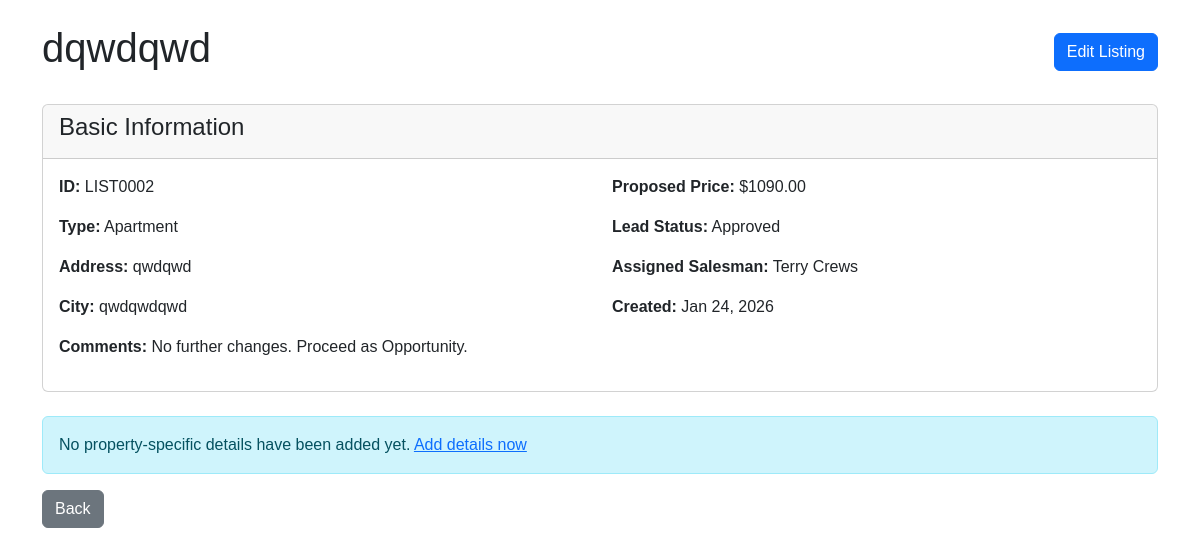
Before: /inventory/LIST0002/ (signed in) with the older database file.
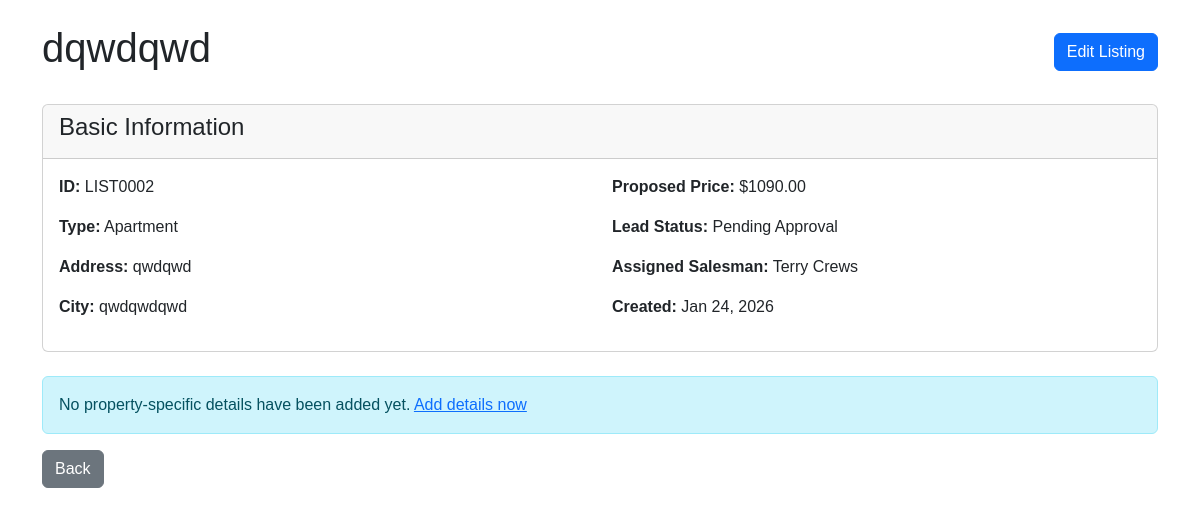
After: the same page with the newer database file.
### inventory/models.py (models this page shows, shortened)
class Listing(models.Model):
    class typeChoices(models.TextChoices):
        VILLA = "Villa", "Villa"
        APARTMENT = "Apartment", "Apartment"
        WAREHOUSE = "Warehouse", "Warehouse"
        RETAIL_STORE = "Retail", "Retail Store"
        OFFICE_SPACE = "Office", "Office Space"
    class leadStatusChoices(models.TextChoices):
        PENDING = "Pending", "Pending Approval"
        REJECTED = "Rejected", "Rejected"
        APPROVED = "Approved", "Approved"
    class oppStatusChoices(models.TextChoices):
        PROSPECTING = "Prospecting", "Prospecting"
        NEGOTIATING = "Negotiating", "Negotiating"
        PENDING = "Pending", "Pending Approval"
        REJECTED = "Rejected", "Rejected"
        APPROVED = "Approved", "Approved"
    class saleStatusChoices(models.TextChoices):
        PROCESSING = "Processing", "Processing"
        CLOSED_WON = "ClosedW", "Closed Won"
        CLOSED_LOST = "ClosedL", "Closed Lost"
    id = models.CharField(max_length=10, primary_key=True)
    branch  = models.ForeignKey(
        'org.Branch',
        on_delete=models.CASCADE,
        related_name='listings'
    )
    type = models.TextField(
        choices=typeChoices.choices,
        default=typeChoices.APARTMENT)
    proposed_price = models.DecimalField(max_digits=12, decimal_places=2)
    title = models.CharField(max_length=200)
    address = models.TextField()
    city = models.CharField(max_length=100)
    lead_status = models.TextField(
        choices=leadStatusChoices.choices,
        default=leadStatusChoices.PENDING
    )
    lead_approved_by = models.ForeignKey(
        'accounts.User',
        on_delete=models.SET_NULL,
        null=True,
        blank=True,
        related_name='approved_leads'
    )
    lead_approved_at = models.DateTimeField(null=True, blank=True)
    opp_status = models.TextField(
        choices=oppStatusChoices.choices,
        default=oppStatusChoices.PENDING,
        null=True, blank=True
    )
    opp_approved_by = models.ForeignKey(
        'accounts.User',
        on_delete=models.SET_NULL,
        null=True,
        blank=True,
        related_name='approved_opportunities'
    )
    opp_approved_at = models.DateTimeField(null=True, blank=True)
    sale_status = models.TextField(
        choices=saleStatusChoices.choices,
        default=saleStatusChoices.PROCESSING,
        null=True, blank=True
    )
    sale_closed_at = models.DateTimeField(null=True, blank=True)
    sale_price = models.DecimalField(max_digits=12, decimal_places=2, null=True, blank=True)
    created_at = models.DateTimeField(auto_now_add=True)
    updated_at = models.DateTimeField(auto_now=True)
    is_active = models.BooleanField(default=True)
    assigned_salesman = models.ForeignKey(
        'accounts.User',
        on_delete=models.SET_NULL,
        null=True,
        blank=True,
        related_name='assigned_salesmen',
        limit_choices_to={'role': 'Salesman'},
    )
    comments = models.CharField(null=True, max_length=100, blank=True)
    def get_property_details(self):
        detail_map = {
            self.typeChoices.VILLA: 'villa_details',
            self.typeChoices.APARTMENT: 'apartment_details',
            self.typeChoices.WAREHOUSE: 'warehouse_details',
            self.typeChoices.RETAIL_STORE: 'retail_details',
            self.typeChoices.OFFICE_SPACE: 'office_details',
        }
        related_name = detail_map.get(self.type)
        if related_name:
            try:
                return getattr(self, related_name, None)
            except AttributeError:
                return None
        return None

### accounts/models.py (models this page shows, shortened)
class User(AbstractUser):
    class Role(models.TextChoices):
        CEO = "CEO", "CEO",
        MANAGER = "Manager", "Manager",
        SALESMAN = "Salesman", "Salesman"
    role = models.CharField(
        max_length=20,
        choices=Role.choices,
        default=Role.SALESMAN
    )
    branch = models.ForeignKey(
        'org.Branch',
        on_delete=models.SET_NULL,
        null=True,
        blank=True,
        related_name='users'
    )

### inventory/views.py (the view)
# urls.py: path('<str:pk>/', views.listing_detail, name = 'listing_detail'),
@login_required
def listing_detail(request, pk):
    listings = listings_visible_to(request.user)
    listing = get_object_or_404(listings, pk=pk)
    property_details = get_existing_details(listing)
    detail_template_map = {
        'Villa': 'inventory/partials/villa_detail.html',
        'Apartment': 'inventory/partials/apartment_detail.html',
        'Warehouse': 'inventory/partials/warehouse_detail.html',
        'Office': 'inventory/partials/office_detail.html',
        'Retail': 'inventory/partials/retail_detail.html',
    }
    return render(request, 'inventory/listing_detail.html', {
        'listing': listing,
        'property_details': property_details,
        'detail_template': detail_template_map.get(listing.type),  # Fixed: was missing comma
        'can_edit': (
            request.user.role == 'Manager' or
            listing.assigned_salesman == request.user
        )
    })

### inventory/views.py (called while the page is built)
def get_existing_details(listing):
    try:
        return listing.get_property_details()
    except:
        return None

def listings_visible_to(user):
    if not user.is_authenticated:
        return Listing.objects.none()
    if user.role == 'Salesman':
        return Listing.objects.filter(
            branch=user.branch,
            assigned_salesman=user
        )
    elif user.role == 'Manager':
        return Listing.objects.filter(branch=user.branch)
    elif user.role == 'CEO':
        return Listing.objects.all()
    return Listing.objects.none()

### inventory/templates/inventory/listing_detail.html (shortened to what this page needs)
{% extends 'base.html' %}
{% block content %}
<div class="container mt-4">
    <div class="d-flex justify-content-between align-items-center mb-4">
        <h1>{{ listing.title }}</h1>
        {% if can_edit %}
        <a href="{% url edit_url listing.pk %}" class="btn btn-primary">Edit Listing</a>
        {% endif %}
    </div>
    <div class="card mb-4">
        <div class="card-header">
            <h4>Basic Information</h4>
        </div>
        <div class="card-body">
            <div class="row">
                <div class="col-md-6">
                    <p><strong>ID:</strong> {{ listing.id }}</p>
                    <p><strong>Type:</strong> {{ listing.get_type_display }}</p>
                    <p><strong>Address:</strong> {{ listing.address }}</p>
                    <p><strong>City:</strong> {{ listing.city }}</p>
                </div>
                <div class="col-md-6">
                    <p><strong>Proposed Price:</strong> ${{ listing.proposed_price|floatformat:2 }}</p>
                    <p><strong>Lead Status:</strong> {{ listing.get_lead_status_display }}</p>
                    <p><strong>Assigned Salesman:</strong>
                        {{ listing.assigned_salesman.get_full_name|default:listing.assigned_salesman.username|default:"—" }}
                    </p>
                    <p><strong>Created:</strong> {{ listing.created_at|date:"M d, Y" }}</p>
                </div>
            </div>
            {% if listing.comments %}
            <p><strong>Comments:</strong> {{ listing.comments }}</p>
            {% endif %}
        </div>
    </div>
    {% if property_details %}
    <div class="card mb-4">
        <div class="card-header bg-success text-white">
            <h4>{{ listing.get_type_display }} Details</h4>
        </div>
        <div class="card-body">
            {% if listing.type == 'Villa' %}
                {% include 'inventory/partials/villa_detail.html' with details=property_details %}
            {% elif listing.type == 'Apartment' %}
                {% include 'inventory/partials/apartment_detail.html' with details=property_details %}
            {% elif listing.type == 'Warehouse' %}
                {% include 'inventory/partials/warehouse_detail.html' with details=property_details %}
            {% elif listing.type == 'Retail' %}
                {% include 'inventory/partials/retail_detail.html' with details=property_details %}
            {% elif listing.type == 'Office' %}
                {% include 'inventory/partials/office_detail.html' with details=property_details %}
            {% endif %}
        </div>
    </div>
    {% else %}
    <div class="alert alert-info">
        No property-specific details have been added yet.
        {% if can_edit %}
        <a href="{% url edit_url listing.pk %}">Add details now</a>
        {% endif %}
    </div>
    {% endif %}
    <a href="javascript:history.back()" class="btn btn-secondary">Back</a>
</div>
{% endblock %}

Changed rows visible on the page:
changed Listing "dqwdqwd": lead_status "Approved" → "Pending Approval"; comments "No further changes. Proceed as Opportunity." → (not shown)
Other visible differences:
text no longer shown: "Comments:"
